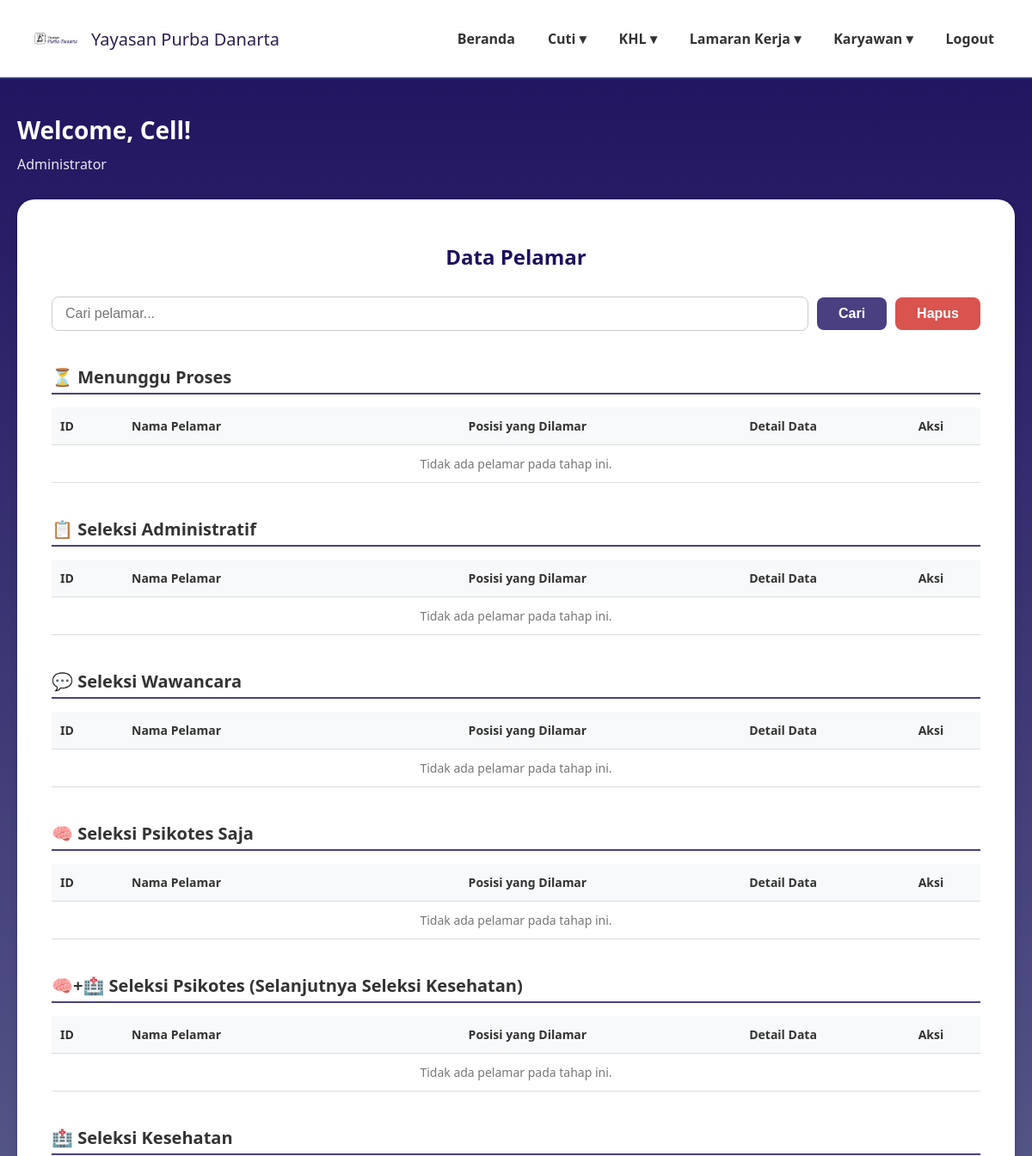
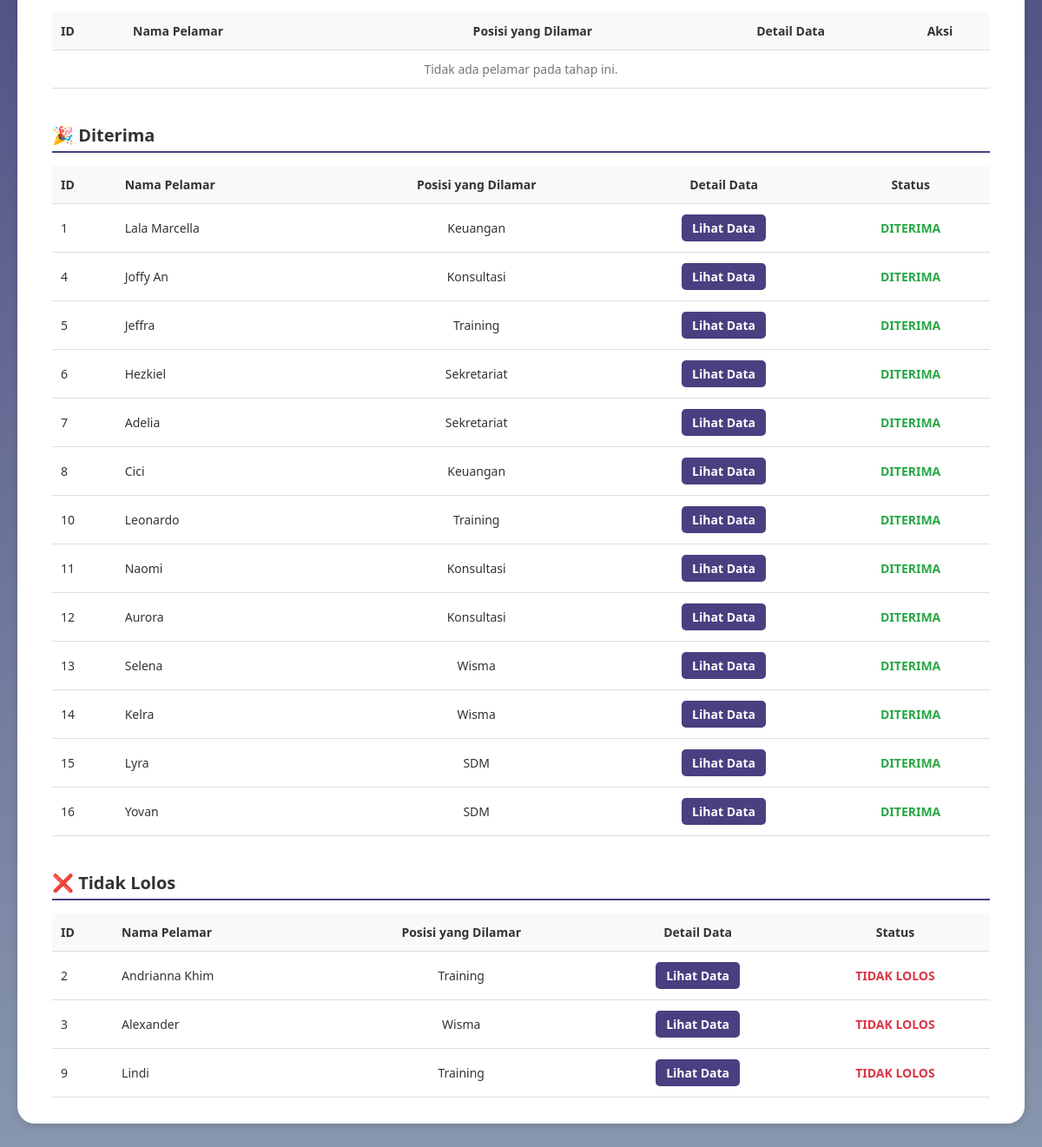
The page /administrasi_pelamar.php on the database its author committed (2 pictures, top to bottom).
### tables this page shows
CREATE TABLE `data_pelamar` (
  `id` int(11) NOT NULL,
  `user_id` int(11) NOT NULL,
  `nama_lengkap` varchar(100) DEFAULT NULL,
  `posisi_dilamar` varchar(100) DEFAULT NULL,
  `jenis_kelamin` varchar(20) DEFAULT NULL,
  `tempat_lahir` varchar(100) DEFAULT NULL,
  `tanggal_lahir` date DEFAULT NULL,
  `nik` varchar(50) DEFAULT NULL,
  `alamat_rumah` text DEFAULT NULL,
  `alamat_domisili` text DEFAULT NULL,
  `no_telp` varchar(20) DEFAULT NULL,
  `email` varchar(100) DEFAULT NULL,
  `agama` varchar(50) DEFAULT NULL,
  `kontak_darurat` varchar(50) DEFAULT NULL,
  `pendidikan_terakhir` varchar(50) DEFAULT NULL,
  `surat_lamaran` varchar(255) DEFAULT NULL,
  `cv` varchar(255) DEFAULT NULL,
  `photo_formal` varchar(255) DEFAULT NULL,
  `ijazah_transkrip` varchar(255) DEFAULT NULL,
  `berkas_pendukung` varchar(255) DEFAULT NULL,
  `ktp` varchar(255) DEFAULT NULL,
  `status` varchar(50) DEFAULT 'Menunggu Proses',
  `status_seleksi` varchar(100) DEFAULT 'Proses seleksi sedang berlangsung',
  `pengumuman` text DEFAULT 'Belum ada pengumuman saat ini.',
  `created_at` timestamp NOT NULL DEFAULT current_timestamp()
);

### administrasi_pelamar.php (the view, shortened to what this page needs)
<?php
require 'config.php';
function getApplicantsByStatus($conn, $status) {
    $stmt = $conn->prepare("SELECT id, nama_lengkap, posisi_dilamar, no_telp, email, status FROM data_pelamar WHERE status = ?");
    $stmt->bind_param("s", $status);
    $stmt->execute();
    return $stmt->get_result();
}
$pelamarMenunggu = getApplicantsByStatus($conn, 'Menunggu Proses');
$pelamarAdministrasi = getApplicantsByStatus($conn, 'Seleksi Administratif');
$pelamarWawancara = getApplicantsByStatus($conn, 'Seleksi Wawancara');
$pelamarPsikotes = getApplicantsByStatus($conn, 'Seleksi Psikotes');
$pelamarKesehatan = getApplicantsByStatus($conn, 'Seleksi Kesehatan');
$pelamarPsikotesKesehatan = getApplicantsByStatus($conn, 'Seleksi Psikotes & Kesehatan');
$pelamarDiterima = getApplicantsByStatus($conn, 'Diterima');
$pelamarTidakLolos = getApplicantsByStatus($conn, 'Tidak Lolos');
?>
<!DOCTYPE html>
<html lang="id">
<head>
</head>
<body>
<header>
    <div class="logo">
    <img src="image/namayayasan.png" alt="Logo Yayasan">
    <span>Yayasan Purba Danarta</span>
  </div>
    <nav>
        <ul>
        <li><a href="dashboardadmin.php">Beranda</a></li>
        <li><a href="#">Cuti ▾</a>
        </li>
        <li><a href="#">KHL ▾</a>
        </li>
        <li><a href="#">Lamaran Kerja ▾</a>
        </li>
        <li><a href="#">Karyawan ▾</a>
        </li>
          <ul>
                <li><a href="logout2.php">Logout</a></li>
            </ul>
        </ul>
    </nav>
</header>
<main>
    <h1>Welcome, Cell!</h1>
    <p class="admin-title">Administrator</p>
    <div class="card">
        <h2 class="page-title">Data Pelamar</h2>
        <div class="action-bar">
            <input type="search" placeholder="Cari pelamar...">
            <button class="btn-cari">Cari</button>
            <button class="btn-hapus">Hapus</button>
        </div>
        <h3 class="section-title">⏳ Menunggu Proses</h3>
        <table class="data-table">
            <thead>
                <tr>
                    <th class="text-left">ID</th>
                    <th class="text-left">Nama Pelamar</th>
                    <th>Posisi yang Dilamar</th>
                    <th>Detail Data</th>
                    <th>Aksi</th>
                </tr>
            </thead>
            <tbody>
                <?php if ($pelamarMenunggu->num_rows > 0): ?>
                    <?php while($row = $pelamarMenunggu->fetch_assoc()): ?>
                    <tr>
                        <td class="text-left"><?= $row['id'] ?></td>
                        <td class="text-left"><?= htmlspecialchars($row['nama_lengkap']) ?></td>
                        <td><?= htmlspecialchars($row['posisi_dilamar']) ?></td>
                        <td><a href="detail_pelamar.php?id=<?= $row['id'] ?>" class="btn-aksi btn-lihat">Lihat Data</a></td>
                        <td>
                            <button onclick="bukaModal('<?= $row['id'] ?>', '<?= $row['status'] ?>', '<?= htmlspecialchars(addslashes($row['nama_lengkap'])) ?>')" class="btn-aksi btn-lolos">Lolos</button>
                            <a href="?action=tidak&id=<?= $row['id'] ?>&current_status=<?= $row['status'] ?>" class="btn-aksi btn-tidak">Tidak</a>
                        </td>
                    </tr>
                    <?php endwhile; ?>
                <?php else: ?>
                    <tr><td colspan="5" class="no-data">Tidak ada pelamar pada tahap ini.</td></tr>
                <?php endif; ?>
            </tbody>
        </table>
        <h3 class="section-title">📋 Seleksi Administratif</h3>
        <table class="data-table">
            <thead>
                <tr>
                    <th class="text-left">ID</th>
                    <th class="text-left">Nama Pelamar</th>
                    <th>Posisi yang Dilamar</th>
                    <th>Detail Data</th>
                    <th>Aksi</th>
                </tr>
            </thead>
            <tbody>
                <?php if ($pelamarAdministrasi->num_rows > 0): ?>
                    <?php while($row = $pelamarAdministrasi->fetch_assoc()): ?>
                    <tr>
                        <td class="text-left"><?= $row['id'] ?></td>
                        <td class="text-left"><?= htmlspecialchars($row['nama_lengkap']) ?></td>
                        <td><?= htmlspecialchars($row['posisi_dilamar']) ?></td>
                        <td><a href="detail_pelamar.php?id=<?= $row['id'] ?>" class="btn-aksi btn-lihat">Lihat Data</a></td>
                        <td>
                            <button onclick="bukaModal('<?= $row['id'] ?>', '<?= $row['status'] ?>', '<?= htmlspecialchars(addslashes($row['nama_lengkap'])) ?>')" class="btn-aksi btn-lolos">Lolos</button>
                            <a href="?action=tidak&id=<?= $row['id'] ?>&current_status=<?= $row['status'] ?>" class="btn-aksi btn-tidak">Tidak</a>
                        </td>
                    </tr>
                    <?php endwhile; ?>
                <?php else: ?>
                    <tr><td colspan="5" class="no-data">Tidak ada pelamar pada tahap ini.</td></tr>
                <?php endif; ?>
            </tbody>
        </table>
        <h3 class="section-title">💬 Seleksi Wawancara</h3>
        <table class="data-table">
            <thead>
                <tr>
                    <th class="text-left">ID</th>
                    <th class="text-left">Nama Pelamar</th>
                    <th>Posisi yang Dilamar</th>
                    <th>Detail Data</th>
                    <th>Aksi</th>
                </tr>
            </thead>
            <tbody>
                <?php if ($pelamarWawancara->num_rows > 0): ?>
                    <?php while($row = $pelamarWawancara->fetch_assoc()): ?>
                    <tr>
                        <td class="text-left"><?= $row['id'] ?></td>
                        <td class="text-left"><?= htmlspecialchars($row['nama_lengkap']) ?></td>
                        <td><?= htmlspecialchars($row['posisi_dilamar']) ?></td>
                        <td><a href="detail_pelamar.php?id=<?= $row['id'] ?>" class="btn-aksi btn-lihat">Lihat Data</a></td>
                        <td>
                            <button onclick="bukaModal('<?= $row['id'] ?>', '<?= $row['status'] ?>', '<?= htmlspecialchars(addslashes($row['nama_lengkap'])) ?>')" class="btn-aksi btn-lolos">Lolos</button>
                            <a href="?action=tidak&id=<?= $row['id'] ?>&current_status=<?= $row['status'] ?>" class="btn-aksi btn-tidak">Tidak</a>
                        </td>
                    </tr>
                    <?php endwhile; ?>
                <?php else: ?>
                    <tr><td colspan="5" class="no-data">Tidak ada pelamar pada tahap ini.</td></tr>
                <?php endif; ?>
            </tbody>
        </table>
        <h3 class="section-title">🧠 Seleksi Psikotes Saja</h3>
        <table class="data-table">
            <thead>
                <tr>
                    <th class="text-left">ID</th>
                    <th class="text-left">Nama Pelamar</th>
                    <th>Posisi yang Dilamar</th>
                    <th>Detail Data</th>
                    <th>Aksi</th>
                </tr>
            </thead>
            <tbody>
                 <?php if ($pelamarPsikotes->num_rows > 0): ?>
                    <?php while($row = $pelamarPsikotes->fetch_assoc()): ?>
                    <tr>
                        <td class="text-left"><?= $row['id'] ?></td>
                        <td class="text-left"><?= htmlspecialchars($row['nama_lengkap']) ?></td>
                        <td><?= htmlspecialchars($row['posisi_dilamar']) ?></td>
                        <td><a href="detail_pelamar.php?id=<?= $row['id'] ?>" class="btn-aksi btn-lihat">Lihat Data</a></td>
                        <td>
                            <button onclick="bukaModal('<?= $row['id'] ?>', '<?= $row['status'] ?>', '<?= htmlspecialchars(addslashes($row['nama_lengkap'])) ?>')" class="btn-aksi btn-lolos">Lolos</button>
                            <a href="?action=tidak&id=<?= $row['id'] ?>&current_status=<?= $row['status'] ?>" class="btn-aksi btn-tidak">Tidak</a>
                        </td>
                    </tr>
                    <?php endwhile; ?>
                <?php else: ?>
                    <tr><td colspan="5" class="no-data">Tidak ada pelamar pada tahap ini.</td></tr>
                <?php endif; ?>
            </tbody>
        </table>
        <h3 class="section-title">🧠+🏥 Seleksi Psikotes (Selanjutnya Seleksi Kesehatan)</h3>
        <table class="data-table">
            <thead>
                <tr>
                    <th class="text-left">ID</th>
                    <th class="text-left">Nama Pelamar</th>
                    <th>Posisi yang Dilamar</th>
                    <th>Detail Data</th>
                    <th>Aksi</th>
                </tr>
            </thead>
            <tbody>
                <?php if ($pelamarPsikotesKesehatan->num_rows > 0): ?>
                    <?php while($row = $pelamarPsikotesKesehatan->fetch_assoc()): ?>
                    <tr>
                        <td class="text-left"><?= $row['id'] ?></td>
                        <td class="text-left"><?= htmlspecialchars($row['nama_lengkap']) ?></td>
                        <td><?= htmlspecialchars($row['posisi_dilamar']) ?></td>
                        <td><a href="detail_pelamar.php?id=<?= $row['id'] ?>" class="btn-aksi btn-lihat">Lihat Data</a></td>
                        <td>
                             <button onclick="bukaModal('<?= $row['id'] ?>', '<?= $row['status'] ?>', '<?= htmlspecialchars(addslashes($row['nama_lengkap'])) ?>')" class="btn-aksi btn-lolos">Lolos</button>
                            <a href="?action=tidak&id=<?= $row['id'] ?>&current_status=<?= $row['status'] ?>" class="btn-aksi btn-tidak">Tidak</a>
                        </td>
                    </tr>
                    <?php endwhile; ?>
                <?php else: ?>
                    <tr><td colspan="5" class="no-data">Tidak ada pelamar pada tahap ini.</td></tr>
                <?php endif; ?>
            </tbody>
        </table>
        <h3 class="section-title">🏥 Seleksi Kesehatan</h3>
        <table class="data-table">
            <thead>
                <tr>
                    <th class="text-left">ID</th>
                    <th class="text-left">Nama Pelamar</th>
                    <th>Posisi yang Dilamar</th>
                    <th>Detail Data</th>
                    <th>Aksi</th>
                </tr>
            </thead>
            <tbody>
                 <?php if ($pelamarKesehatan->num_rows > 0): ?>
                    <?php while($row = $pelamarKesehatan->fetch_assoc()): ?>
                    <tr>
                        <td class="text-left"><?= $row['id'] ?></td>
                        <td class="text-left"><?= htmlspecialchars($row['nama_lengkap']) ?></td>
                        <td><?= htmlspecialchars($row['posisi_dilamar']) ?></td>
                        <td><a href="detail_pelamar.php?id=<?= $row['id'] ?>" class="btn-aksi btn-lihat">Lihat Data</a></td>
                        <td>
                            <button onclick="bukaModal('<?= $row['id'] ?>', '<?= $row['status'] ?>', '<?= htmlspecialchars(addslashes($row['nama_lengkap'])) ?>')" class="btn-aksi btn-lolos">Lolos</button>
                            <a href="?action=tidak&id=<?= $row['id'] ?>&current_status=<?= $row['status'] ?>" class="btn-aksi btn-tidak">Tidak</a>
                        </td>
                    </tr>
                    <?php endwhile; ?>
                <?php else: ?>
                    <tr><td colspan="5" class="no-data">Tidak ada pelamar pada tahap ini.</td></tr>
                <?php endif; ?>
            </tbody>
        </table>
        <h3 class="section-title">🎉 Diterima</h3>
        <table class="data-table">
            <thead>
                <tr>
                    <th class="text-left">ID</th>
                    <th class="text-left">Nama Pelamar</th>
                    <th>Posisi yang Dilamar</th>
                    <th>Detail Data</th>
                    <th>Status</th>
                </tr>
            </thead>
            <tbody>
                 <?php if ($pelamarDiterima->num_rows > 0): ?>
                    <?php while($row = $pelamarDiterima->fetch_assoc()): ?>
                    <tr>
                        <td class="text-left"><?= $row['id'] ?></td>
                        <td class="text-left"><?= htmlspecialchars($row['nama_lengkap']) ?></td>
                        <td><?= htmlspecialchars($row['posisi_dilamar']) ?></td>
                        <td><a href="detail_pelamar.php?id=<?= $row['id'] ?>" class="btn-aksi btn-lihat">Lihat Data</a></td>
                        <td><span style="color: #28a745; font-weight: bold;">DITERIMA</span></td>
                    </tr>
                    <?php endwhile; ?>
                <?php else: ?>
                    <tr><td colspan="5" class="no-data">Tidak ada pelamar yang diterima.</td></tr>
                <?php endif; ?>
            </tbody>
        </table>
        <h3 class="section-title">❌ Tidak Lolos</h3>
        <table class="data-table">
            <thead>
                <tr>
                    <th class="text-left">ID</th>
                    <th class="text-left">Nama Pelamar</th>
                    <th>Posisi yang Dilamar</th>
                    <th>Detail Data</th>
                    <th>Status</th>
                </tr>
            </thead>
            <tbody>
                 <?php if ($pelamarTidakLolos->num_rows > 0): ?>
                    <?php while($row = $pelamarTidakLolos->fetch_assoc()): ?>
                    <tr>
                        <td class="text-left"><?= $row['id'] ?></td>
                        <td class="text-left"><?= htmlspecialchars($row['nama_lengkap']) ?></td>
                        <td><?= htmlspecialchars($row['posisi_dilamar']) ?></td>
                        <td><a href="detail_pelamar.php?id=<?= $row['id'] ?>" class="btn-aksi btn-lihat">Lihat Data</a></td>
                        <td><span style="color: #dc3545; font-weight: bold;">TIDAK LOLOS</span></td>
                    </tr>
                    <?php endwhile; ?>
                <?php else: ?>
                    <tr><td colspan="5" class="no-data">Tidak ada pelamar yang tidak lolos.</td></tr>
                <?php endif; ?>
            </tbody>
        </table>
    </div>
</main>
</body>
</html>

### rows shown on the page
data_pelamar: id "1", nama_lengkap "Lala Marcella", posisi_dilamar "Keuangan"
data_pelamar: id "4", nama_lengkap "Joffy An", posisi_dilamar "Konsultasi"
data_pelamar: id "5", nama_lengkap "Jeffra", posisi_dilamar "Training"
data_pelamar: id "6", nama_lengkap "Hezkiel", posisi_dilamar "Sekretariat"
data_pelamar: id "7", nama_lengkap "Adelia", posisi_dilamar "Sekretariat"
data_pelamar: id "8", nama_lengkap "Cici", posisi_dilamar "Keuangan"
data_pelamar: id "10", nama_lengkap "Leonardo", posisi_dilamar "Training"
data_pelamar: id "11", nama_lengkap "Naomi", posisi_dilamar "Konsultasi"
data_pelamar: id "12", nama_lengkap "Aurora", posisi_dilamar "Konsultasi"
data_pelamar: id "13", nama_lengkap "Selena", posisi_dilamar "Wisma"
data_pelamar: id "14", nama_lengkap "Kelra", posisi_dilamar "Wisma"
data_pelamar: id "15", nama_lengkap "Lyra", posisi_dilamar "SDM"
data_pelamar: id "16", nama_lengkap "Yovan", posisi_dilamar "SDM"
data_pelamar: id "2", nama_lengkap "Andrianna Khim", posisi_dilamar "Training"
data_pelamar: id "3", nama_lengkap "Alexander", posisi_dilamar "Wisma"
data_pelamar: id "9", nama_lengkap "Lindi", posisi_dilamar "Training"
